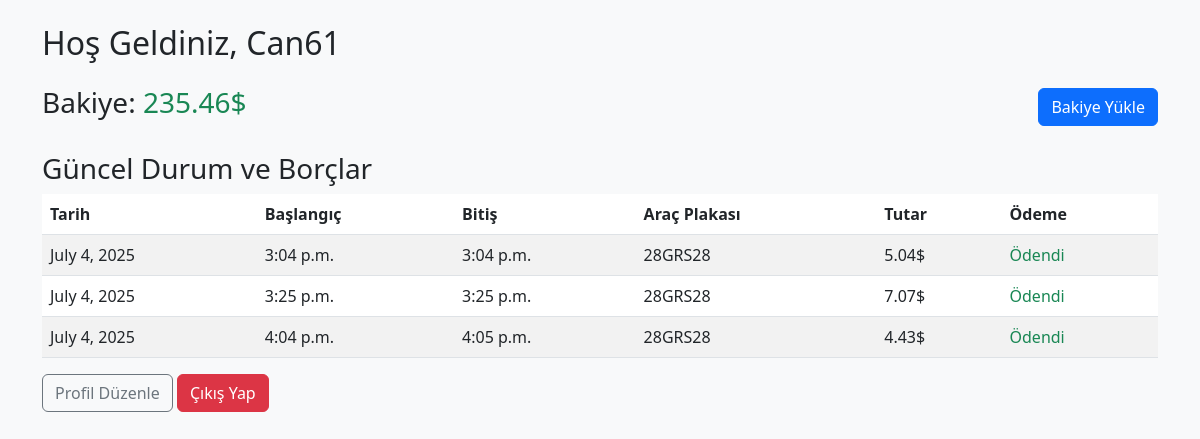
/ (signed in), run on the app's committed database.
### main/models.py (models this page shows)
class UserProfile(models.Model):
    user = models.OneToOneField(User, on_delete=models.CASCADE)
    balance = models.DecimalField(max_digits=10, decimal_places=2, default=0.0)
    car_plate = models.CharField(
        max_length=20, blank=True, unique=True
    )  # Benzersiz kısıtlama eklendi

class Booking(models.Model):
    user = models.ForeignKey(User, on_delete=models.CASCADE)
    date = models.DateField(auto_now_add=True)
    start_time = models.TimeField()
    end_time = models.TimeField()
    car_plate = models.CharField(max_length=20)
    amount = models.DecimalField(max_digits=10, decimal_places=2)
    paid = models.BooleanField(default=False)

### main/views.py (the view, shortened to what this page needs)
# urls.py: path("", views.main, name="main"),
@login_required()
def main(request):
    profile = get_object_or_404(UserProfile, user=request.user)
    bookings = Booking.objects.filter(user=request.user)
    balance = get_user_balance(request.user)
    try:
        conn = sqlite3.connect(DB_PATH)
        cursor = conn.cursor()
        cursor.execute("SELECT plate, entry_time, exit_time, fee FROM parking")
        records = cursor.fetchall()
        conn.close()
    except Exception as e:
        print("Veritabanına bağlanırken hata oluştu:", e)
        records = []
    return render(request, "main.html", {"balance": balance, "bookings": bookings})

### main/views.py (called while the page is built)
def get_user_balance(user):
    try:
        profile = UserProfile.objects.get(user=user)
        return profile.balance
    except UserProfile.DoesNotExist:
        return 0

### main/templates/main.html (shortened to what this page needs)
<!DOCTYPE html>
<html lang="en">
  <head>
    <link
      href="https://cdn.jsdelivr.net/npm/bootstrap@5.3.0/dist/css/bootstrap.min.css"
      rel="stylesheet"
    />
  </head>
  <body class="bg-light">
    <div class="container py-4">
      <h2 class="mb-4">Hoş Geldiniz, {{ request.user.username }}</h2>
      <div class="d-flex justify-content-between align-items-center mb-4">
        <h3>Bakiye: <span class="text-success">{{ balance }}$</span></h3>
        <a href="/load_balance/" class="btn btn-primary">Bakiye Yükle</a>
      </div>
      <h3>Güncel Durum ve Borçlar</h3>
      <table class="table table-striped">
        <thead>
          <tr>
            <th>Tarih</th>
            <th>Başlangıç</th>
            <th>Bitiş</th>
            <th>Araç Plakası</th>
            <th>Tutar</th>
            <th>Ödeme</th>
          </tr>
        </thead>
        <tbody>
          {% for booking in bookings %}
          <tr>
            <td>{{ booking.date }}</td>
            <td>{{ booking.start_time }}</td>
            <td>{{ booking.end_time }}</td>
            <td>{{ booking.car_plate }}</td>
            <td>{{ booking.amount }}$</td>
            <td>
              {% if booking.paid %}
              <span class="text-success">Ödendi</span>
              {% endif %}
            </td>
          </tr>
          {% endfor %}
        </tbody>
      </table>
      <a href="/profile_edit/" class="btn btn-outline-secondary"
        >Profil Düzenle</a
      >
      <a href="/logout/"  class="btn btn-danger">Çıkış Yap</a>
    </div>
  </body>
</html>

### data on the page
UserProfile: balance "235.46"
Booking: date "July 4, 2025", start_time "3:04 p.m.", end_time "3:04 p.m.", car_plate "28GRS28", amount "5.04", paid "Ödendi"
Booking: date "July 4, 2025", start_time "3:25 p.m.", end_time "3:25 p.m.", car_plate "28GRS28", amount "7.07", paid "Ödendi"
Booking: date "July 4, 2025", start_time "4:04 p.m.", end_time "4:05 p.m.", car_plate "28GRS28", amount "4.43", paid "Ödendi"

### other printed values
{{ request.user.username }} "Can61"
